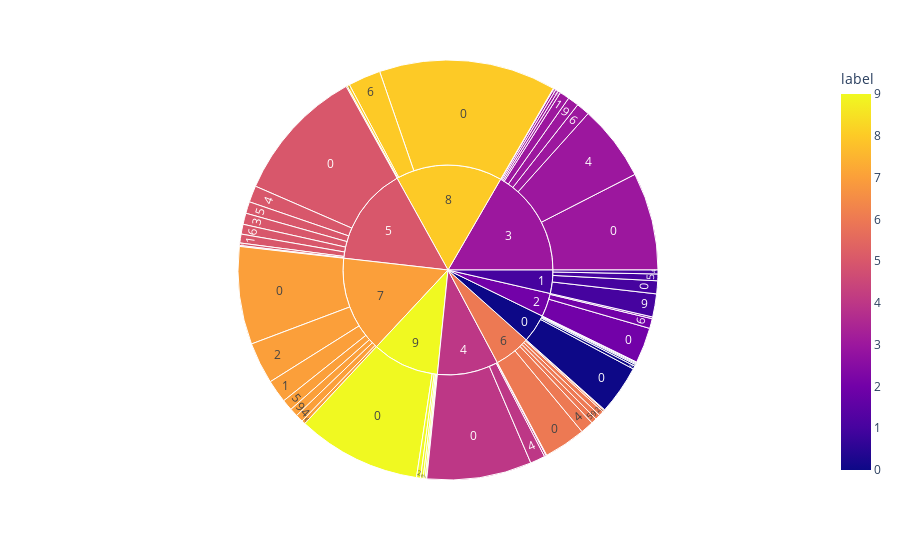

Source (notebook cell):
### Code cell
# Create a sunburst plot
fig = px.sunburst(data, 
                  path=['label', 'variety'], 
                  values='age' , color='label')
# Show the plot
fig.show()

### Figure 1 — Plotly figure (JSON) as saved in the notebook; plotly's stock layout.template omitted (floating-point values rounded to 4 significant figures)
{"data": [{"branchvalues": "total", "customdata": [[0], [1], [2], [3], [4], [5], [6], [7], [8], [9], [2], [3], [5], [7], [3], [6], [7], [9], [0], [3], [5], [0], [1], [3], [4], [5], [6], [7], [0], [1], [3], [5], [6], [7], [8], [9], [0], [2], [3], [4], [5], [6], [7], [8], [9], [5], [8], [0], [3], [6], [9], [0], [1], [3], [4], [5], [6], [7], [9], [0], [1], [2], [3], [4], [5], [6], [7], [8], [9]], "domain": {"x": [0, 1], "y": [0, 1]}, "hovertemplate": "labels=%{label}<br>age=%{value}<br>parent=%{parent}<br>id=%{id}<br>label=%{color}<extra></extra>", "ids": ["0/0", "1/0", "2/0", "3/0", "4/0", "5/0", "6/0", "7/0", "8/0", "9/0", "2/1", "3/1", "5/1", "7/1", "3/2", "6/2", "7/2", "9/2", "0/3", "3/3", "5/3", "0/4", "1/4", "3/4", "4/4", "5/4", "6/4", "7/4", "0/5", "1/5", "3/5", "5/5", "6/5", "7/5", "8/5", "9/5", "0/6", "2/6", "3/6", "4/6", "5/6", "6/6", "7/6", "8/6", "9/6", "5/7", "8/7", "0/8", "3/8", "6/8", "9/8", "0/9", "1/9", "3/9", "4/9", "5/9", "6/9", "7/9", "9/9", "0", "1", "2", "3", "4", "5", "6", "7", "8", "9"], "labels": ["0", "0", "0", "0", "0", "0", "0", "0", "0", "0", "1", "1", "1", "1", "2", "2", "2", "2", "3", "3", "3", "4", "4", "4", "4", "4", "4", "4", "5", "5", "5", "5", "5", "5", "5", "5", "6", "6", "6", "6", "6", "6", "6", "6", "6", "7", "7", "8", "8", "8", "8", "9", "9", "9", "9", "9", "9", "9", "9", "0", "1", "2", "3", "4", "5", "6", "7", "8", "9"], "marker": {"coloraxis": "coloraxis", "colors": [0, 1, 2, 3, 4, 5, 6, 7, 8, 9, 2, 3, 5, 7, 3, 6, 7, 9, 0, 3, 5, 0, 1, 3, 4, 5, 6, 7, 0, 1, 3, 5, 6, 7, 8, 9, 0, 2, 3, 4, 5, 6, 7, 8, 9, 5, 8, 0, 3, 6, 9, 0, 1, 3, 4, 5, 6, 7, 9, 0, 1, 2, 3, 4, 5, 6, 7, 8, 9]}, "name": "", "parents": ["0", "1", "2", "3", "4", "5", "6", "7", "8", "9", "2", "3", "5", "7", "3", "6", "7", "9", "0", "3", "5", "0", "1", "3", "4", "5", "6", "7", "0", "1", "3", "5", "6", "7", "8", "9", "0", "2", "3", "4", "5", "6", "7", "8", "9", "5", "8", "0", "3", "6", "9", "0", "1", "3", "4", "5", "6", "7", "9", "", "", "", "", "", "", "", "", "", ""], "type": "sunburst", "values": [25250, 6645, 18265, 50176, 53779, 69364, 21500, 50154, 90928, 63587, 910, 5040, 4550, 11765, 1365, 2475, 21346, 2083, 500, 1100, 5740, 500, 2010, 38975, 7660, 8475, 6730, 3880, 280, 3450, 1370, 6020, 2800, 5670, 560, 980, 1598, 5040, 6856, 938, 5040, 408, 1900, 16720, 1340, 1260, 1260, 90, 315, 900, 135, 910, 11830, 5690, 330, 490, 2585, 4270, 715, 29128, 23935, 24215, 110887, 62707, 100939, 37398, 98985, 109468, 68840]}], "layout": {"coloraxis": {"colorbar": {"title": {"text": "label"}}, "colorscale": [[0, "#0d0887"], [0.1111, "#46039f"], [0.2222, "#7201a8"], [0.3333, "#9c179e"], [0.4444, "#bd3786"], [0.5556, "#d8576b"], [0.6667, "#ed7953"], [0.7778, "#fb9f3a"], [0.8889, "#fdca26"], [1, "#f0f921"]]}, "legend": {"tracegroupgap": 0}, "margin": {"t": 60}}}
